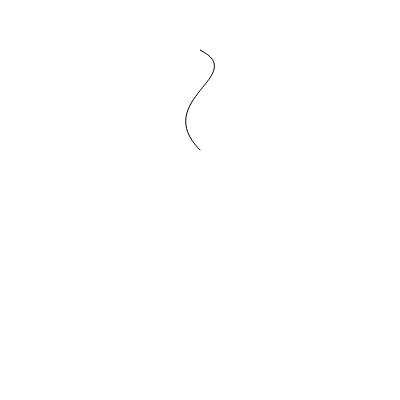
Frame 1 (no input)
Frame 2 (the mouse pressed at the canvas centre, redrawn once): identical to frame 1, image omitted

The p5.js sketch that drew this single still picture (run headless with seeded random() and noise() and a simulated clock; the mouse was pressed at the canvas centre and the sketch redrawn once):

// p5.js sketch
// ── sketch.js
function setup() {
  createCanvas(400, 400);
  noLoop();
  angleMode(DEGREES);
}

function draw() {
  background("white");
  
  beginShape();
  
  vertex(200, 50);
  bezierVertex(250, 75,
               150, 100,
              200, 150)
  
  endShape();
}
